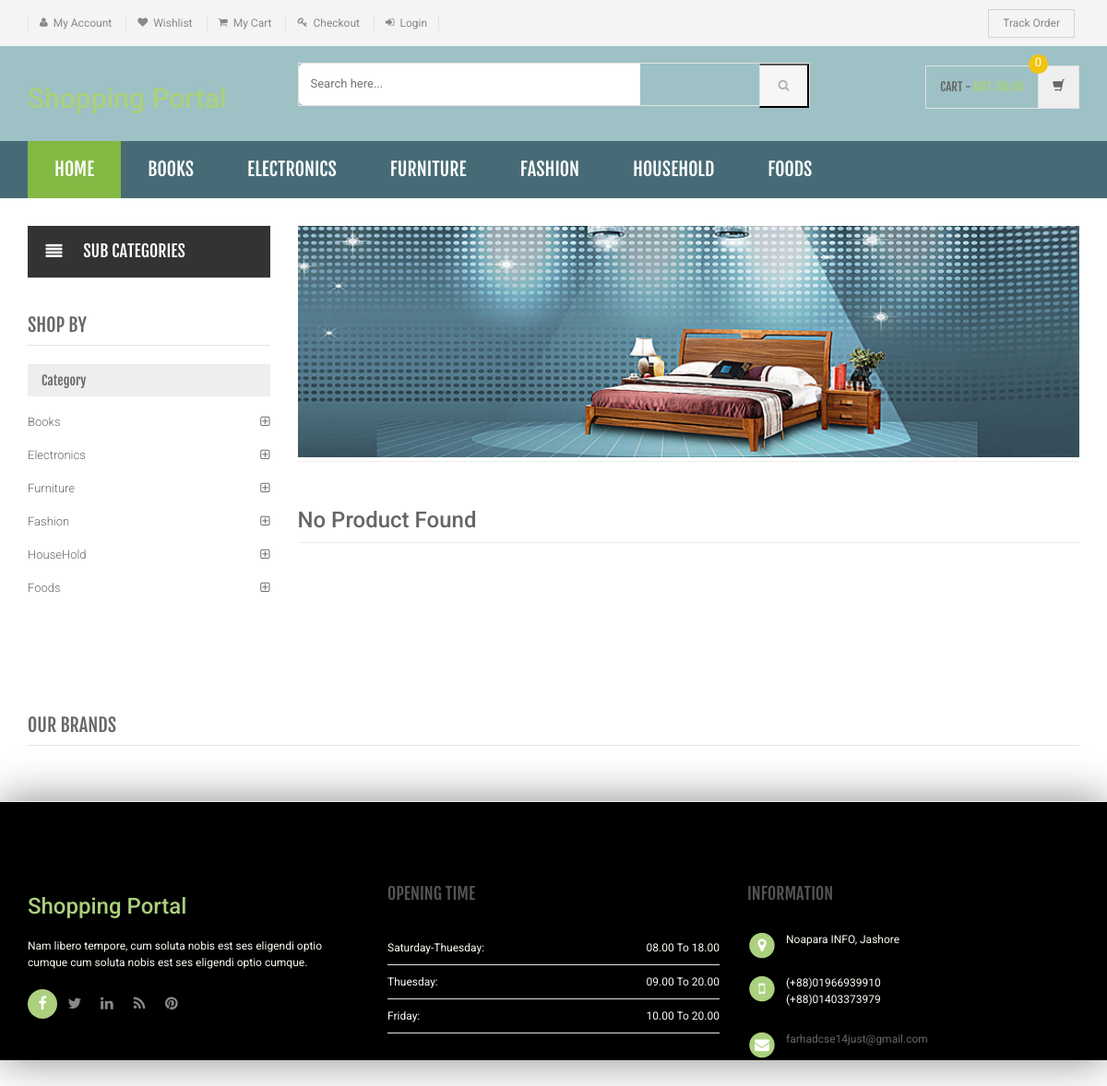
/shopping/category.php, run on the app's committed database.
### tables this page shows
CREATE TABLE IF NOT EXISTS `category` (
  `id` int(11) NOT NULL AUTO_INCREMENT,
  `categoryName` varchar(255) DEFAULT NULL,
  `categoryDescription` longtext,
  `creationDate` timestamp NULL DEFAULT CURRENT_TIMESTAMP,
  `updationDate` varchar(255) DEFAULT NULL,
  PRIMARY KEY (`id`)
);

### shopping/category.php (the view, shortened to what this page needs)
<?php
include('includes/config.php');
$cid=intval($_GET['cid']);
?>
<!DOCTYPE html>
<html lang="en">
	<head>
	    <link rel="stylesheet" href="assets/css/bootstrap.min.css">
	    <link rel="stylesheet" href="assets/css/main.css">
	    <link rel="stylesheet" href="assets/css/green.css">
	    <link rel="stylesheet" href="assets/css/owl.carousel.css">
		<link rel="stylesheet" href="assets/css/owl.transitions.css">
		<link href="assets/css/lightbox.css" rel="stylesheet">
		<link rel="stylesheet" href="assets/css/animate.min.css">
		<link rel="stylesheet" href="assets/css/rateit.css">
		<link rel="stylesheet" href="assets/css/bootstrap-select.min.css">
		<link rel="stylesheet" href="assets/css/config.css">
		<link href="assets/css/green.css" rel="alternate stylesheet" title="Green color">
		<link href="assets/css/blue.css" rel="alternate stylesheet" title="Blue color">
		<link href="assets/css/red.css" rel="alternate stylesheet" title="Red color">
		<link href="assets/css/orange.css" rel="alternate stylesheet" title="Orange color">
		<link href="assets/css/dark-green.css" rel="alternate stylesheet" title="Darkgreen color">
		<link rel="stylesheet" href="assets/css/font-awesome.min.css">
	</head>
    <body class="cnt-home">
<header class="header-style-1">
<?php include('includes/top-header.php');?>
<?php include('includes/main-header.php');?>
<?php include('includes/menu-bar.php');?>
</header>
<div class="body-content outer-top-xs">
	<div class='container'>
		<div class='row outer-bottom-sm'>
			<div class='col-md-3 sidebar'>
<div class="side-menu animate-dropdown outer-bottom-xs">
<div class="side-menu animate-dropdown outer-bottom-xs">
    <div class="head"><i class="icon fa fa-align-justify fa-fw"></i>Sub Categories</div>
    <nav class="yamm megamenu-horizontal" role="navigation">
        <ul class="nav">
            <li class="dropdown menu-item">
</li>
</ul>
    </nav>
</div>
</div>
	            <div class="sidebar-module-container">
	            	<h3 class="section-title">shop by</h3>
	            	<div class="sidebar-filter">
<div class="sidebar-widget wow fadeInUp outer-bottom-xs ">
	<div class="widget-header m-t-20">
		<h4 class="widget-title">Category</h4>
	</div>
	<div class="sidebar-widget-body m-t-10">
	         <?php $sql=mysqli_query($con,"select id,categoryName  from category");
while($row=mysqli_fetch_array($sql))
{
    ?>
		<div class="accordion yamm megamenu-horizontal">
	    	<div class="accordion-group">
	            <div class="accordion-heading">
	                <a href="category?cid=<?php echo $row['id'];?>"  class="accordion-toggle collapsed">
	                   <?php echo $row['categoryName'];?>
	                </a>
	            </div>
	        </div>
	    </div>
	    <?php } ?>
	</div>
</div>
	            	</div>
	            </div>
            </div>
			<div class='col-md-9'>
	<div id="category" class="category-carousel hidden-xs">
		<div class="item">
			<div class="image">
				<img src="assets/images/banners/cat-banner-1.jpg" alt="" class="img-responsive">
			</div>
		</div>
</div>
				<div class="search-result-container">
					<div id="myTabContent" class="tab-content">
						<div class="tab-pane active " id="grid-container">
							<div class="category-product  inner-top-vs">
								<div class="row">
			<?php
$ret=mysqli_query($con,"select * from products where category='$cid'");
$num=mysqli_num_rows($ret);
if($num>0)
{
while ($row=mysqli_fetch_array($ret))
{?>
		<div class="col-sm-6 col-md-4 wow fadeInUp">
			<div class="products">
	<div class="product">
		<div class="product-image">
			<div class="image">
				<a href="product-details?pid=<?php echo htmlentities($row['id']);?>"><img  src="assets/images/blank.gif" data-echo="admin/productimages/<?php echo htmlentities($row['productName']);?>/<?php echo htmlentities($row['productImage1']);?>" alt="" width="200" height="300"></a>
			</div>
		</div>
		<div class="product-info text-left">
			<h3 class="name"><a href="product-details?pid=<?php echo htmlentities($row['id']);?>"><?php echo htmlentities($row['productName']);?></a></h3>
			<div class="rating rateit-small"></div>
			<div class="description"></div>
			<div class="product-price">
				<span class="price">
					BDT. <?php echo htmlentities($row['productPrice']);?>			</span>
										     <span class="price-before-discount">BDT. <?php echo htmlentities($row['productPriceBeforeDiscount']);?></span>
			</div>
		</div>
					<div class="cart clearfix animate-effect">
				<div class="action">
					<ul class="list-unstyled">
						<li class="add-cart-button btn-group">
							<button class="btn btn-primary icon" data-toggle="dropdown" type="button">
								<i class="fa fa-shopping-cart"></i>
							</button>
							<a href="category?page=product&action=add&id=<?php echo $row['id']; ?>">
							<button class="btn btn-info" type="button">Add to cart</button></a>
						</li>
		                <li class="lnk wishlist">
							<a class="add-to-cart" href="category?pid=<?php echo htmlentities($row['id'])?>&&action=wishlist" title="Wishlist">
								 <i class="icon fa fa-heart"></i>
							</a>
						</li>
					</ul>
				</div>
			</div>
			</div>
			</div>
		</div>
	  <?php } } else {?>
		<div class="col-sm-6 col-md-4 wow fadeInUp"> <h3>No Product Found</h3>
		</div>
<?php } ?>
										</div>
							</div>
						</div>
				</div>
			</div>
		</div>
	</div>
		<?php include('includes/brands-slider.php');?>
</div>
</div>
<?php include('includes/footer.php');?>
</body>
</html>

### shopping/includes/menu-bar.php (shortened to what this page needs)
<div class="header-nav animate-dropdown" style="background-color: #476b76">
    <div class="container">
        <div class="yamm navbar navbar-default" role="navigation">
            <div class="nav-bg-class">
                <div class="navbar-collapse collapse" id="mc-horizontal-menu-collapse">
	<div class="nav-outer">
		<ul class="nav navbar-nav">
			<li class="active dropdown yamm-fw">
				<a href="index" data-hover="dropdown" class="dropdown-toggle">Home</a>
			</li>
              <?php $sql=mysqli_query($con,"select id,categoryName  from category limit 6");
while($row=mysqli_fetch_array($sql))
{
    ?>
			<li class="dropdown yamm">
				<a href="category?cid=<?php echo $row['id'];?>"> <?php echo $row['categoryName'];?></a>
			</li>
			<?php } ?>
		</ul>
		<div class="clearfix"></div>
	</div>
</div>
            </div>
        </div>
    </div>
</div>

### shopping/assets/css/green.css (style rules this page uses)
a { color: #abd07e; }
.cnt-home .header-style-1 .header-nav .navbar .navbar-nav > li.active { background: #84b943; }
.sidebar .sidebar-module-container .sidebar-widget .sidebar-widget-body .accordion .accordion-group .accordion-heading .accordion-toggle, .sidebar .sidebar-module-container .sidebar-widget .sidebar-widget-body .accordion .accordion-group .accordion-heading .accordion-toggle:hover, .sidebar .sidebar-module-container .sidebar-widget .sidebar-widget-body .accordion .accordion-group .accordion-heading .accordion-toggle:focus, .sidebar .sidebar-module-container .sidebar-widget .sidebar-widget-body .accordion .accordion-group .accordion-heading .accordion-toggle:after { color: #abd07e; }

### shopping/assets/css/lightbox.css (style rules this page uses)
body:after { content: url(../images/close.png) url(../images/loading.gif) url(../images/prev.png) url(../images/next.png); display: none; }

### shopping/assets/css/blue.css (style rules this page uses)
a { color: #3498db; }
.header-style-1 .header-nav { background: #3498db; }
.cnt-home .header-style-1 .header-nav .navbar .navbar-nav > li.active { background: #1d6ca1; }
.sidebar .sidebar-module-container .sidebar-widget .sidebar-widget-body .accordion .accordion-group .accordion-heading .accordion-toggle, .sidebar .sidebar-module-container .sidebar-widget .sidebar-widget-body .accordion .accordion-group .accordion-heading .accordion-toggle:hover, .sidebar .sidebar-module-container .sidebar-widget .sidebar-widget-body .accordion .accordion-group .accordion-heading .accordion-toggle:focus, .sidebar .sidebar-module-container .sidebar-widget .sidebar-widget-body .accordion .accordion-group .accordion-heading .accordion-toggle:after { color: #3498db; }

### shopping/assets/css/red.css (style rules this page uses)
a { color: #ff6c6c; }
.header-style-1 .header-nav { background: #ff6c6c; }
.cnt-home .header-style-1 .header-nav .navbar .navbar-nav > li.active { background: #ff1a1a; }
.sidebar .sidebar-module-container .sidebar-widget .sidebar-widget-body .accordion .accordion-group .accordion-heading .accordion-toggle, .sidebar .sidebar-module-container .sidebar-widget .sidebar-widget-body .accordion .accordion-group .accordion-heading .accordion-toggle:hover, .sidebar .sidebar-module-container .sidebar-widget .sidebar-widget-body .accordion .accordion-group .accordion-heading .accordion-toggle:focus, .sidebar .sidebar-module-container .sidebar-widget .sidebar-widget-body .accordion .accordion-group .accordion-heading .accordion-toggle:after { color: #ff6c6c; }

### shopping/assets/css/orange.css (style rules this page uses)
a { color: #f39c12; }
.header-style-1 .header-nav { background: #f39c12; }
.cnt-home .header-style-1 .header-nav .navbar .navbar-nav > li.active { background: #ab6c09; }
.sidebar .sidebar-module-container .sidebar-widget .sidebar-widget-body .accordion .accordion-group .accordion-heading .accordion-toggle, .sidebar .sidebar-module-container .sidebar-widget .sidebar-widget-body .accordion .accordion-group .accordion-heading .accordion-toggle:hover, .sidebar .sidebar-module-container .sidebar-widget .sidebar-widget-body .accordion .accordion-group .accordion-heading .accordion-toggle:focus, .sidebar .sidebar-module-container .sidebar-widget .sidebar-widget-body .accordion .accordion-group .accordion-heading .accordion-toggle:after { color: #f39c12; }

### shopping/assets/css/dark-green.css (style rules this page uses)
a { color: #12cca7; }
.header-style-1 .header-nav { background: #12cca7; }
.cnt-home .header-style-1 .header-nav .navbar .navbar-nav > li.active { background: #0b816a; }
.sidebar .sidebar-module-container .sidebar-widget .sidebar-widget-body .accordion .accordion-group .accordion-heading .accordion-toggle, .sidebar .sidebar-module-container .sidebar-widget .sidebar-widget-body .accordion .accordion-group .accordion-heading .accordion-toggle:hover, .sidebar .sidebar-module-container .sidebar-widget .sidebar-widget-body .accordion .accordion-group .accordion-heading .accordion-toggle:focus, .sidebar .sidebar-module-container .sidebar-widget .sidebar-widget-body .accordion .accordion-group .accordion-heading .accordion-toggle:after { color: #12cca7; }

### data on the page
category: categoryName "BOOKS", categoryName "Books"
category: categoryName "ELECTRONICS", categoryName "Electronics"
category: categoryName "FURNITURE", categoryName "Furniture"
category: categoryName "FASHION", categoryName "Fashion"
category: categoryName "HOUSEHOLD", categoryName "HouseHold"
category: categoryName "FOODS", categoryName "Foods"
